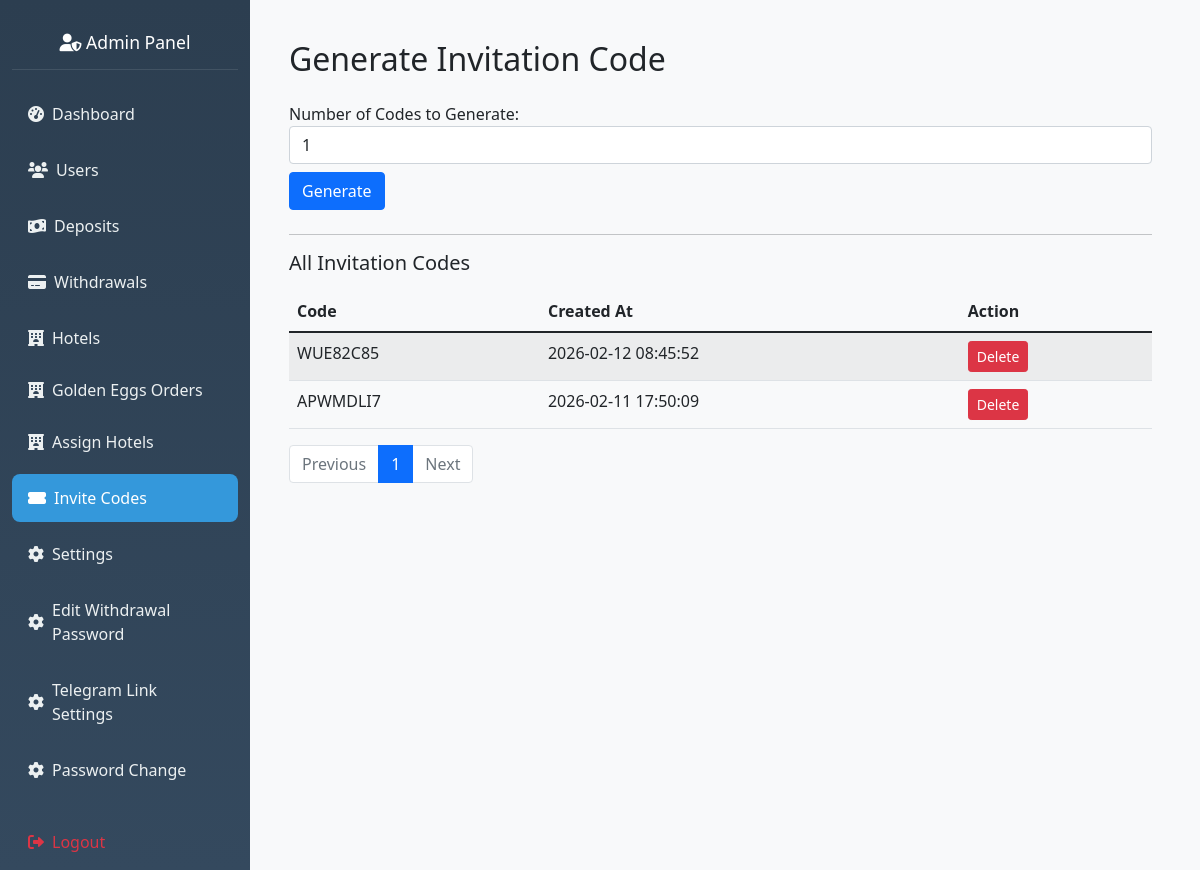
Screenshot of /admin/generate-invite (signed in) with the database file from the repository.
### hotel_app/models.py (models this page shows, shortened)
class InvitationCode(db.Model):
    __tablename__ = 'invitation_code'
    id = db.Column(db.Integer, primary_key=True)
    code = db.Column(db.String(20), unique=True, nullable=False)
    is_used = db.Column(db.Boolean, default=False)
    created_at = db.Column(db.DateTime, default=datetime.utcnow)

### hotel_app/routes.py (the view, shortened to what this page needs)
@app.route('/admin/generate-invite', methods=['GET', 'POST'])
@admin_required
def generate_invitation_code():
    page = request.args.get('page', 1, type=int)
    codes = InvitationCode.query.order_by(InvitationCode.id.desc()).paginate(
        page=page, per_page=20, error_out=False
    )
    return render_template('admin_invite.html', codes=codes)

### hotel_app/routes.py (called while the page is built)
def admin_required(f):
    @wraps(f)
    def wrapper(*args, **kwargs):
        admin_id = session.get('admin_id')
        if not admin_id:
            flash("Admin login required.", "danger")
            return redirect(url_for('admin_login'))
        admin = Admin.query.get(admin_id)
        if not admin or not admin.is_active:
            session.pop('admin_id', None)
            flash("Admin access denied.", "danger")
            return redirect(url_for('admin_login'))
        g.current_admin = admin
        return f(*args, **kwargs)
    return wrapper

@app.before_request
def check_admin_routes():
    if request.endpoint and request.endpoint.startswith('admin_') and request.endpoint != 'admin_login':
        if 'admin_id' not in session:
            return redirect(url_for('admin_login'))

### hotel_app/templates/admin_invite.html
{% extends "admin_base.html" %}
{% block content %}
<div class="container mt-4">
    <h2 class="mb-4">Generate Invitation Code</h2>
    <form method="POST" action="{{ url_for('generate_invitation_code') }}" class="mb-4">
        <div class="form-group">
            <label for="num_codes">Number of Codes to Generate:</label>
            <input type="number" name="num_codes" id="num_codes" class="form-control" min="1" value="1" required>
        </div>
        <button type="submit" class="btn btn-primary mt-2">Generate</button>
    </form>
    <hr>
    {% if codes and codes[0] is string %}
        <h5 class="mb-3">Recently Generated Code(s)</h5>
        <ul class="list-group mb-4">
            {% for code in codes %}
                <li class="list-group-item">{{ code }}</li>
            {% endfor %}
        </ul>
        <a href="{{ url_for('generate_invitation_code') }}" class="btn btn-secondary">View All Codes</a>
    {% elif codes and codes.items is defined %}
        <h5 class="mb-3">All Invitation Codes</h5>
        <table class="table table-striped">
            <thead>
                <tr>
                    <th>Code</th>
                    <th>Created At</th>
                    <th>Action</th>
                </tr>
            </thead>
            <tbody>
                {% for invite in codes.items %}
                    <tr>
                        <td>{{ invite.code }}</td>
                        <td>{{ invite.created_at.strftime('%Y-%m-%d %H:%M:%S') }}</td>
                        <td>
                            <form method="POST" action="{{ url_for('delete_invitation_code', code_id=invite.id) }}" onsubmit="return confirm('Are you sure you want to delete this code?');">
                                <button type="submit" class="btn btn-sm btn-danger">Delete</button>
                            </form>
                        </td>
                    </tr>
                {% endfor %}
            </tbody>
        </table>
        <nav>
            <ul class="pagination">
                {% if codes.has_prev %}
                    <li class="page-item">
                        <a class="page-link" href="{{ url_for('generate_invitation_code', page=codes.prev_num) }}">Previous</a>
                    </li>
                {% else %}
                    <li class="page-item disabled">
                        <span class="page-link">Previous</span>
                    </li>
                {% endif %}
                {% for page_num in codes.iter_pages(left_edge=1, right_edge=1, left_current=2, right_current=2) %}
                    {% if page_num %}
                        <li class="page-item {% if page_num == codes.page %}active{% endif %}">
                            <a class="page-link" href="{{ url_for('generate_invitation_code', page=page_num) }}">{{ page_num }}</a>
                        </li>
                    {% else %}
                        <li class="page-item disabled"><span class="page-link">…</span></li>
                    {% endif %}
                {% endfor %}
                {% if codes.has_next %}
                    <li class="page-item">
                        <a class="page-link" href="{{ url_for('generate_invitation_code', page=codes.next_num) }}">Next</a>
                    </li>
                {% else %}
                    <li class="page-item disabled">
                        <span class="page-link">Next</span>
                    </li>
                {% endif %}
            </ul>
        </nav>
    {% else %}
        <p>No invitation codes found.</p>
    {% endif %}
</div>
{% endblock %}

### rows the page displays
InvitationCode: code "WUE82C85", created_at "2026-02-12 08:45:52"
InvitationCode: code "APWMDLI7", created_at "2026-02-11 17:50:09"

### other values shown
{{ page_num }} "1"
